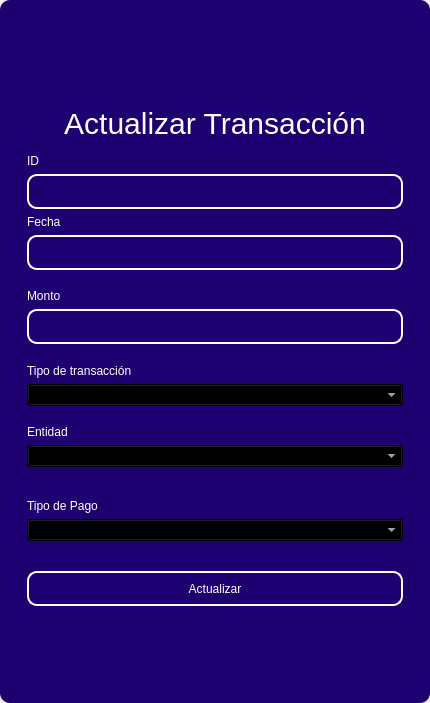
<?xml version="1.0" encoding="UTF-8"?>
<ui version="4.0">
 <class>MainWindow</class>
 <widget class="QMainWindow" name="MainWindow">
  <property name="geometry">
   <rect>
    <x>0</x>
    <y>0</y>
    <width>430</width>
    <height>703</height>
   </rect>
  </property>
  <property name="windowTitle">
   <string>MainWindow</string>
  </property>
  <property name="styleSheet">
   <string notr="true"/>
  </property>
  <widget class="QWidget" name="centralwidget">
   <property name="styleSheet">
    <string notr="true"/>
   </property>
   <layout class="QVBoxLayout" name="verticalLayout">
    <property name="spacing">
     <number>0</number>
    </property>
    <property name="leftMargin">
     <number>0</number>
    </property>
    <property name="topMargin">
     <number>0</number>
    </property>
    <property name="rightMargin">
     <number>0</number>
    </property>
    <property name="bottomMargin">
     <number>0</number>
    </property>
    <item>
     <widget class="QFrame" name="frame">
      <property name="enabled">
       <bool>true</bool>
      </property>
      <property name="styleSheet">
       <string notr="true">QFrame {
	border-radius:10px;
	background-color:#1E0070;
 }
</string>
      </property>
      <property name="frameShape">
       <enum>QFrame::StyledPanel</enum>
      </property>
      <property name="frameShadow">
       <enum>QFrame::Raised</enum>
      </property>
      <layout class="QVBoxLayout" name="verticalLayout_2">
       <item>
        <widget class="QFrame" name="frame_superior">
         <property name="minimumSize">
          <size>
           <width>0</width>
           <height>40</height>
          </size>
         </property>
         <property name="maximumSize">
          <size>
           <width>16777215</width>
           <height>40</height>
          </size>
         </property>
         <property name="styleSheet">
          <string notr="true">QPushButton{
border-radius:18px;
}

QPushButton:hover{
	background-color: rgb(0, 0, 0);
}
</string>
         </property>
         <property name="frameShape">
          <enum>QFrame::StyledPanel</enum>
         </property>
         <property name="frameShadow">
          <enum>QFrame::Raised</enum>
         </property>
         <layout class="QHBoxLayout" name="horizontalLayout_3">
          <property name="spacing">
           <number>4</number>
          </property>
          <property name="leftMargin">
           <number>0</number>
          </property>
          <property name="topMargin">
           <number>0</number>
          </property>
          <property name="rightMargin">
           <number>0</number>
          </property>
          <property name="bottomMargin">
           <number>0</number>
          </property>
          <item>
           <widget class="QPushButton" name="btn_icon">
            <property name="text">
             <string/>
            </property>
            <property name="iconSize">
             <size>
              <width>40</width>
              <height>40</height>
             </size>
            </property>
           </widget>
          </item>
          <item>
           <spacer name="horizontalSpacer_2">
            <property name="orientation">
             <enum>Qt::Horizontal</enum>
            </property>
            <property name="sizeHint" stdset="0">
             <size>
              <width>443</width>
              <height>20</height>
             </size>
            </property>
           </spacer>
          </item>
          <item>
           <widget class="QPushButton" name="bt_minimizar">
            <property name="minimumSize">
             <size>
              <width>38</width>
              <height>38</height>
             </size>
            </property>
            <property name="maximumSize">
             <size>
              <width>38</width>
              <height>38</height>
             </size>
            </property>
            <property name="cursor">
             <cursorShape>PointingHandCursor</cursorShape>
            </property>
            <property name="text">
             <string/>
            </property>
            <property name="icon">
             <iconset>
              <normaloff>image/minus.svg</normaloff>image/minus.svg</iconset>
            </property>
            <property name="iconSize">
             <size>
              <width>38</width>
              <height>38</height>
             </size>
            </property>
           </widget>
          </item>
          <item>
           <widget class="QPushButton" name="bt_maximizar">
            <property name="minimumSize">
             <size>
              <width>38</width>
              <height>38</height>
             </size>
            </property>
            <property name="maximumSize">
             <size>
              <width>38</width>
              <height>38</height>
             </size>
            </property>
            <property name="cursor">
             <cursorShape>PointingHandCursor</cursorShape>
            </property>
            <property name="text">
             <string/>
            </property>
            <property name="icon">
             <iconset>
              <normaloff>image/chevron-up.svg</normaloff>image/chevron-up.svg</iconset>
            </property>
            <property name="iconSize">
             <size>
              <width>38</width>
              <height>38</height>
             </size>
            </property>
           </widget>
          </item>
          <item>
           <widget class="QPushButton" name="bt_restaurar">
            <property name="minimumSize">
             <size>
              <width>38</width>
              <height>38</height>
             </size>
            </property>
            <property name="maximumSize">
             <size>
              <width>38</width>
              <height>38</height>
             </size>
            </property>
            <property name="cursor">
             <cursorShape>PointingHandCursor</cursorShape>
            </property>
            <property name="text">
             <string/>
            </property>
            <property name="icon">
             <iconset>
              <normaloff>image/chevron-down.svg</normaloff>image/chevron-down.svg</iconset>
            </property>
            <property name="iconSize">
             <size>
              <width>38</width>
              <height>38</height>
             </size>
            </property>
           </widget>
          </item>
          <item>
           <widget class="QPushButton" name="bt_cerrar">
            <property name="minimumSize">
             <size>
              <width>38</width>
              <height>38</height>
             </size>
            </property>
            <property name="maximumSize">
             <size>
              <width>38</width>
              <height>38</height>
             </size>
            </property>
            <property name="cursor">
             <cursorShape>PointingHandCursor</cursorShape>
            </property>
            <property name="text">
             <string/>
            </property>
            <property name="icon">
             <iconset>
              <normaloff>image/x.svg</normaloff>image/x.svg</iconset>
            </property>
            <property name="iconSize">
             <size>
              <width>38</width>
              <height>38</height>
             </size>
            </property>
           </widget>
          </item>
         </layout>
        </widget>
       </item>
       <item>
        <widget class="QFrame" name="frame_3">
         <property name="styleSheet">
          <string notr="true">QLabel {
	color: rgb(255, 255, 254);
	font: 12pt &quot;Arial&quot;;
	background-color: rgba(0, 0, 0,0);
}

QTextEdit{
background-color: rgba(0, 0, 0,0);
border-radius:10px; 
font: 12pt &quot;Arial&quot;;
color: rgb(255, 255, 254);
border: 2px solid  rgb(255, 255, 255);

}

QTextEdit:hover{
background-color: rgba(0, 0, 0,0);
border-radius:10px; 
font: 12pt &quot;Arial&quot;;
border: 2px solid  rgb(120, 0, 171);
}

QTextEdit:focus{
background-color: rgb(0, 0, 0);
border-radius:10px; 
font: 12pt &quot;Arial&quot;;
border: 2px solid rgb(120, 0, 171);
}

QLineEdit{
background-color: rgba(0, 0, 0,0);
border-radius:10px; 
font: 12pt &quot;Arial&quot;;
color: rgb(255, 255, 254);
border: 2px solid  rgb(255, 255, 255);

}

QLineEdit:hover{
background-color: rgba(0, 0, 0,0);
border-radius:10px; 
font: 12pt &quot;Arial&quot;;
border: 2px solid  rgb(120, 0, 171);
}

QLineEdit:focus{
background-color: rgb(0, 0, 0);
border-radius:10px; 
font: 12pt &quot;Arial&quot;;
border: 2px solid rgb(120, 0, 171);
}

QCheckBox{
	font: 12pt &quot;Arial&quot;;
	color: rgb(255, 255, 255);
}

QCheckBox::indicator {
    width: 18px;
    height:18px;
}

QCheckBox::indicator:unchecked {
   background-image: url(image/square.svg);
}

QCheckBox::indicator:checked {
   background-image: url(image/check-square.svg);
}

QPushButton{
border-radius:10px; 
font: 12pt &quot;Arial&quot;;
color: rgb(255, 255, 254);
border: 2px solid #ffffff;
}

QPushButton:hover{
border-radius:10px; 
font: 12pt &quot;Arial&quot;;
color: rgb(255, 255, 255);
border: 2px solid rgb(120, 0, 171);
	background-color: rgb(120, 0, 171);
}
</string>
         </property>
         <property name="frameShape">
          <enum>QFrame::StyledPanel</enum>
         </property>
         <property name="frameShadow">
          <enum>QFrame::Raised</enum>
         </property>
         <layout class="QHBoxLayout" name="horizontalLayout_4">
          <item>
           <layout class="QVBoxLayout" name="verticalLayout_4">
            <item>
             <spacer name="verticalSpacer">
              <property name="orientation">
               <enum>Qt::Vertical</enum>
              </property>
              <property name="sizeHint" stdset="0">
               <size>
                <width>28</width>
                <height>28</height>
               </size>
              </property>
             </spacer>
            </item>
            <item>
             <widget class="QFrame" name="frame_4">
              <property name="maximumSize">
               <size>
                <width>400</width>
                <height>600</height>
               </size>
              </property>
              <property name="styleSheet">
               <string notr="true">QLabel {
	color: rgb(255, 255, 254);
	font: 12pt &quot;Arial&quot;;
	background-color: rgba(0, 0, 0,0);
}


QLineEdit{
background-color: rgba(0, 0, 0,0);
border-radius:10px; 
font: 12pt &quot;Arial&quot;;
color: rgb(255, 255, 254);
border: 2px solid  rgb(255, 255, 255);

}

QLineEdit:hover{
background-color: rgba(0, 0, 0,0);
border-radius:10px; 
font: 12pt &quot;Arial&quot;;
border: 2px solid  rgb(120, 0, 171);
}

QLineEdit:focus{
background-color: rgb(0, 0, 0);
border-radius:10px; 
font: 12pt &quot;Arial&quot;;
border: 2px solid rgb(120, 0, 171);
}

QCheckBox{
	font: 12pt &quot;Arial&quot;;
	color: rgb(255, 255, 255);
}

QCheckBox::indicator {
    width: 18px;
    height:18px;
}

QCheckBox::indicator:unchecked {
   background-image: url(image/square.svg);
}

QCheckBox::indicator:checked {
   background-image: url(image/check-square.svg);
}

QPushButton{
border-radius:10px; 
font: 12pt &quot;Arial&quot;;
color: rgb(255, 255, 254);
border: 2px solid #ffffff;
}

QPushButton:hover{
border-radius:10px; 
font: 12pt &quot;Arial&quot;;
color: rgb(255, 255, 255);
border: 2px solid rgb(120, 0, 171);
	background-color: rgb(120, 0, 171);
}
</string>
              </property>
              <property name="frameShape">
               <enum>QFrame::StyledPanel</enum>
              </property>
              <property name="frameShadow">
               <enum>QFrame::Raised</enum>
              </property>
              <layout class="QVBoxLayout" name="verticalLayout_3">
               <item>
                <spacer name="verticalSpacer_3">
                 <property name="orientation">
                  <enum>Qt::Vertical</enum>
                 </property>
                 <property name="sizeHint" stdset="0">
                  <size>
                   <width>20</width>
                   <height>40</height>
                  </size>
                 </property>
                </spacer>
               </item>
               <item>
                <widget class="QLabel" name="label_3">
                 <property name="minimumSize">
                  <size>
                   <width>100</width>
                   <height>50</height>
                  </size>
                 </property>
                 <property name="styleSheet">
                  <string notr="true">font-size: 30px</string>
                 </property>
                 <property name="text">
                  <string>Actualizar Transacción</string>
                 </property>
                 <property name="alignment">
                  <set>Qt::AlignCenter</set>
                 </property>
                </widget>
               </item>
               <item>
                <widget class="QLabel" name="label_6">
                 <property name="text">
                  <string>ID</string>
                 </property>
                </widget>
               </item>
               <item>
                <widget class="QLineEdit" name="idtxt">
                 <property name="enabled">
                  <bool>false</bool>
                 </property>
                 <property name="minimumSize">
                  <size>
                   <width>0</width>
                   <height>35</height>
                  </size>
                 </property>
                </widget>
               </item>
               <item>
                <widget class="QLabel" name="label_4">
                 <property name="text">
                  <string>Fecha</string>
                 </property>
                </widget>
               </item>
               <item>
                <widget class="QLineEdit" name="datetxt">
                 <property name="minimumSize">
                  <size>
                   <width>0</width>
                   <height>35</height>
                  </size>
                 </property>
                 <property name="text">
                  <string/>
                 </property>
                </widget>
               </item>
               <item>
                <spacer name="verticalSpacer_4">
                 <property name="orientation">
                  <enum>Qt::Vertical</enum>
                 </property>
                 <property name="sizeHint" stdset="0">
                  <size>
                   <width>20</width>
                   <height>40</height>
                  </size>
                 </property>
                </spacer>
               </item>
               <item>
                <widget class="QLabel" name="label_5">
                 <property name="text">
                  <string>Monto</string>
                 </property>
                </widget>
               </item>
               <item>
                <widget class="QLineEdit" name="amounttxt">
                 <property name="minimumSize">
                  <size>
                   <width>0</width>
                   <height>35</height>
                  </size>
                 </property>
                 <property name="maximumSize">
                  <size>
                   <width>16777215</width>
                   <height>16777215</height>
                  </size>
                 </property>
                 <property name="echoMode">
                  <enum>QLineEdit::Normal</enum>
                 </property>
                </widget>
               </item>
               <item>
                <spacer name="verticalSpacer_5">
                 <property name="orientation">
                  <enum>Qt::Vertical</enum>
                 </property>
                 <property name="sizeHint" stdset="0">
                  <size>
                   <width>20</width>
                   <height>40</height>
                  </size>
                 </property>
                </spacer>
               </item>
               <item>
                <widget class="QLabel" name="label">
                 <property name="text">
                  <string>Tipo de transacción</string>
                 </property>
                </widget>
               </item>
               <item>
                <widget class="QComboBox" name="transaction_type_combobox">
                 <property name="cursor">
                  <cursorShape>PointingHandCursor</cursorShape>
                 </property>
                 <property name="styleSheet">
                  <string notr="true">color: rgb(255, 255, 255);
background-color: rgb(0, 0, 0);</string>
                 </property>
                </widget>
               </item>
               <item>
                <spacer name="verticalSpacer_11">
                 <property name="orientation">
                  <enum>Qt::Vertical</enum>
                 </property>
                 <property name="sizeHint" stdset="0">
                  <size>
                   <width>20</width>
                   <height>40</height>
                  </size>
                 </property>
                </spacer>
               </item>
               <item>
                <widget class="QLabel" name="label_2">
                 <property name="text">
                  <string>Entidad</string>
                 </property>
                </widget>
               </item>
               <item>
                <widget class="QComboBox" name="entity_combobox">
                 <property name="cursor">
                  <cursorShape>PointingHandCursor</cursorShape>
                 </property>
                 <property name="styleSheet">
                  <string notr="true">color: rgb(255, 255, 255);
background-color: rgb(0, 0, 0);</string>
                 </property>
                </widget>
               </item>
               <item>
                <spacer name="verticalSpacer_6">
                 <property name="orientation">
                  <enum>Qt::Vertical</enum>
                 </property>
                 <property name="sizeHint" stdset="0">
                  <size>
                   <width>20</width>
                   <height>40</height>
                  </size>
                 </property>
                </spacer>
               </item>
               <item>
                <spacer name="verticalSpacer_10">
                 <property name="orientation">
                  <enum>Qt::Vertical</enum>
                 </property>
                 <property name="sizeHint" stdset="0">
                  <size>
                   <width>20</width>
                   <height>40</height>
                  </size>
                 </property>
                </spacer>
               </item>
               <item>
                <widget class="QLabel" name="label_7">
                 <property name="text">
                  <string>Tipo de Pago</string>
                 </property>
                </widget>
               </item>
               <item>
                <widget class="QComboBox" name="payment_combobox">
                 <property name="cursor">
                  <cursorShape>PointingHandCursor</cursorShape>
                 </property>
                 <property name="styleSheet">
                  <string notr="true">color: rgb(255, 255, 255);
background-color: rgb(0, 0, 0);</string>
                 </property>
                </widget>
               </item>
               <item>
                <spacer name="verticalSpacer_9">
                 <property name="orientation">
                  <enum>Qt::Vertical</enum>
                 </property>
                 <property name="sizeHint" stdset="0">
                  <size>
                   <width>20</width>
                   <height>50</height>
                  </size>
                 </property>
                </spacer>
               </item>
               <item>
                <widget class="QPushButton" name="btn_update">
                 <property name="minimumSize">
                  <size>
                   <width>0</width>
                   <height>35</height>
                  </size>
                 </property>
                 <property name="cursor">
                  <cursorShape>PointingHandCursor</cursorShape>
                 </property>
                 <property name="text">
                  <string>Actualizar</string>
                 </property>
                </widget>
               </item>
               <item>
                <spacer name="verticalSpacer_7">
                 <property name="orientation">
                  <enum>Qt::Vertical</enum>
                 </property>
                 <property name="sizeHint" stdset="0">
                  <size>
                   <width>20</width>
                   <height>40</height>
                  </size>
                 </property>
                </spacer>
               </item>
               <item>
                <layout class="QHBoxLayout" name="horizontalLayout_2"/>
               </item>
               <item>
                <spacer name="verticalSpacer_8">
                 <property name="orientation">
                  <enum>Qt::Vertical</enum>
                 </property>
                 <property name="sizeHint" stdset="0">
                  <size>
                   <width>20</width>
                   <height>40</height>
                  </size>
                 </property>
                </spacer>
               </item>
               <item>
                <layout class="QHBoxLayout" name="horizontalLayout">
                 <item>
                  <spacer name="horizontalSpacer">
                   <property name="orientation">
                    <enum>Qt::Horizontal</enum>
                   </property>
                   <property name="sizeHint" stdset="0">
                    <size>
                     <width>40</width>
                     <height>20</height>
                    </size>
                   </property>
                  </spacer>
                 </item>
                </layout>
               </item>
              </layout>
             </widget>
            </item>
            <item>
             <spacer name="verticalSpacer_2">
              <property name="orientation">
               <enum>Qt::Vertical</enum>
              </property>
              <property name="sizeHint" stdset="0">
               <size>
                <width>20</width>
                <height>40</height>
               </size>
              </property>
             </spacer>
            </item>
           </layout>
          </item>
         </layout>
        </widget>
       </item>
      </layout>
     </widget>
    </item>
   </layout>
  </widget>
 </widget>
 <resources/>
 <connections/>
</ui>
